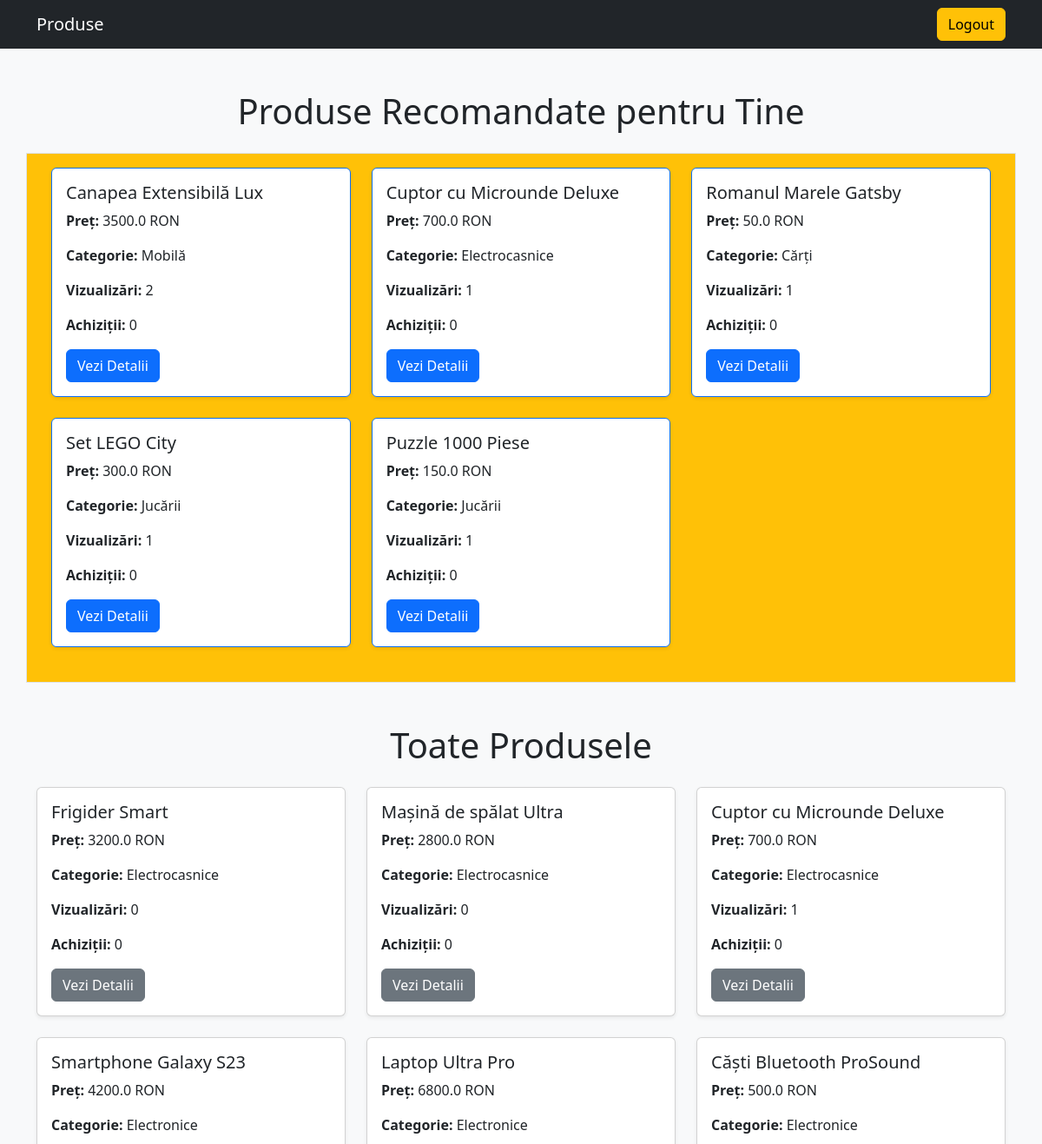
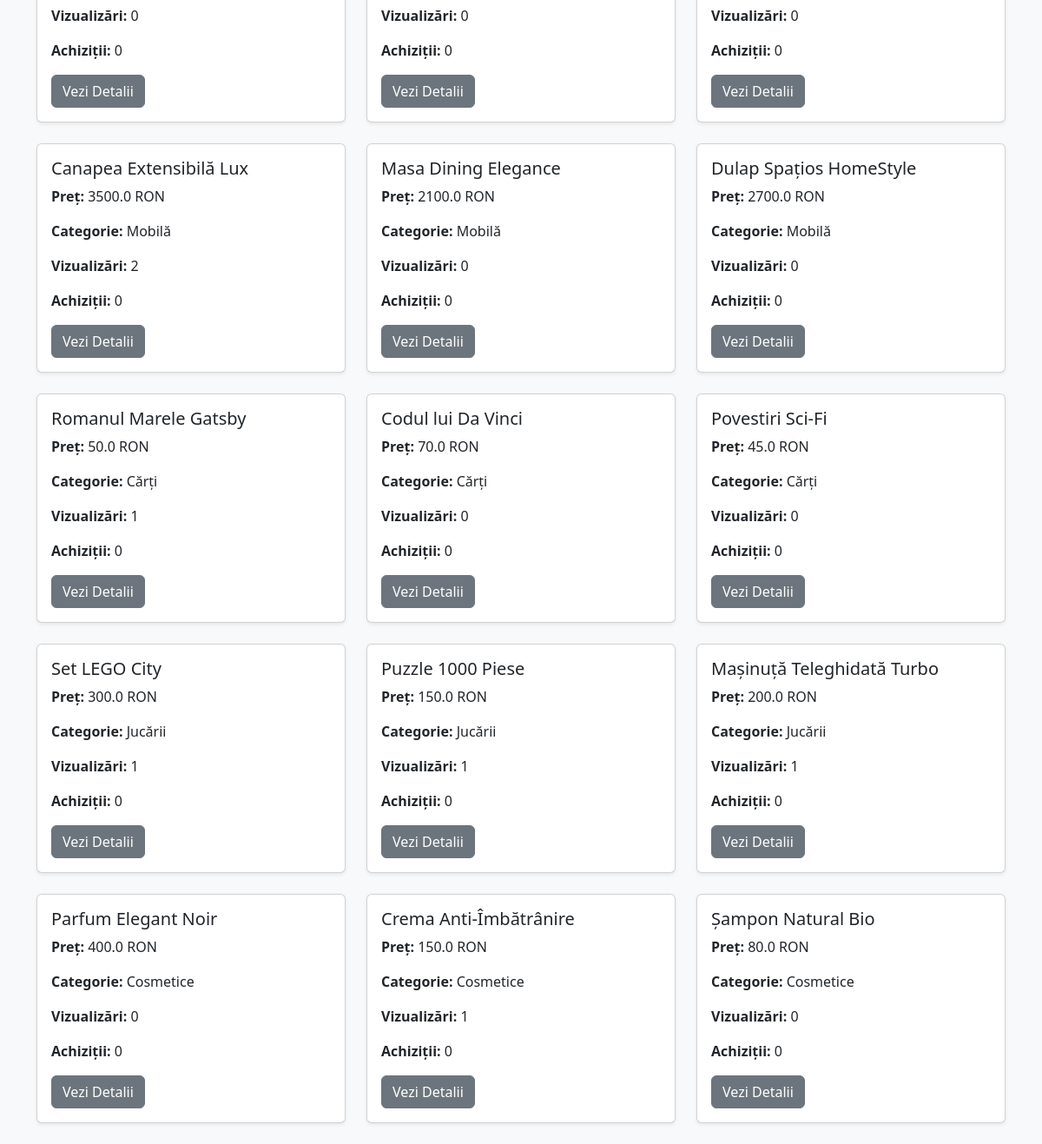
Page / (signed in) on the earlier database version (2 pictures, top to bottom).
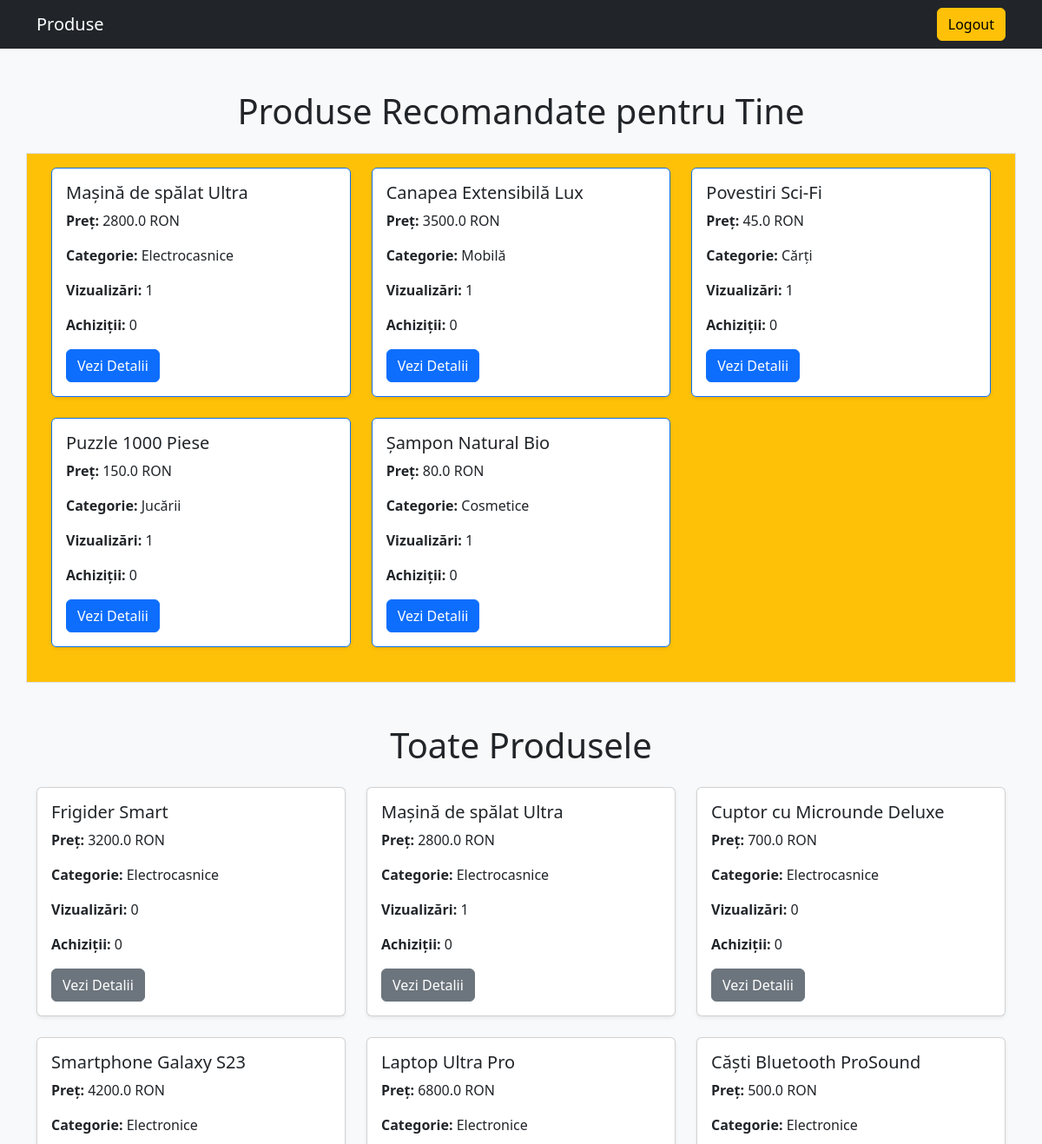
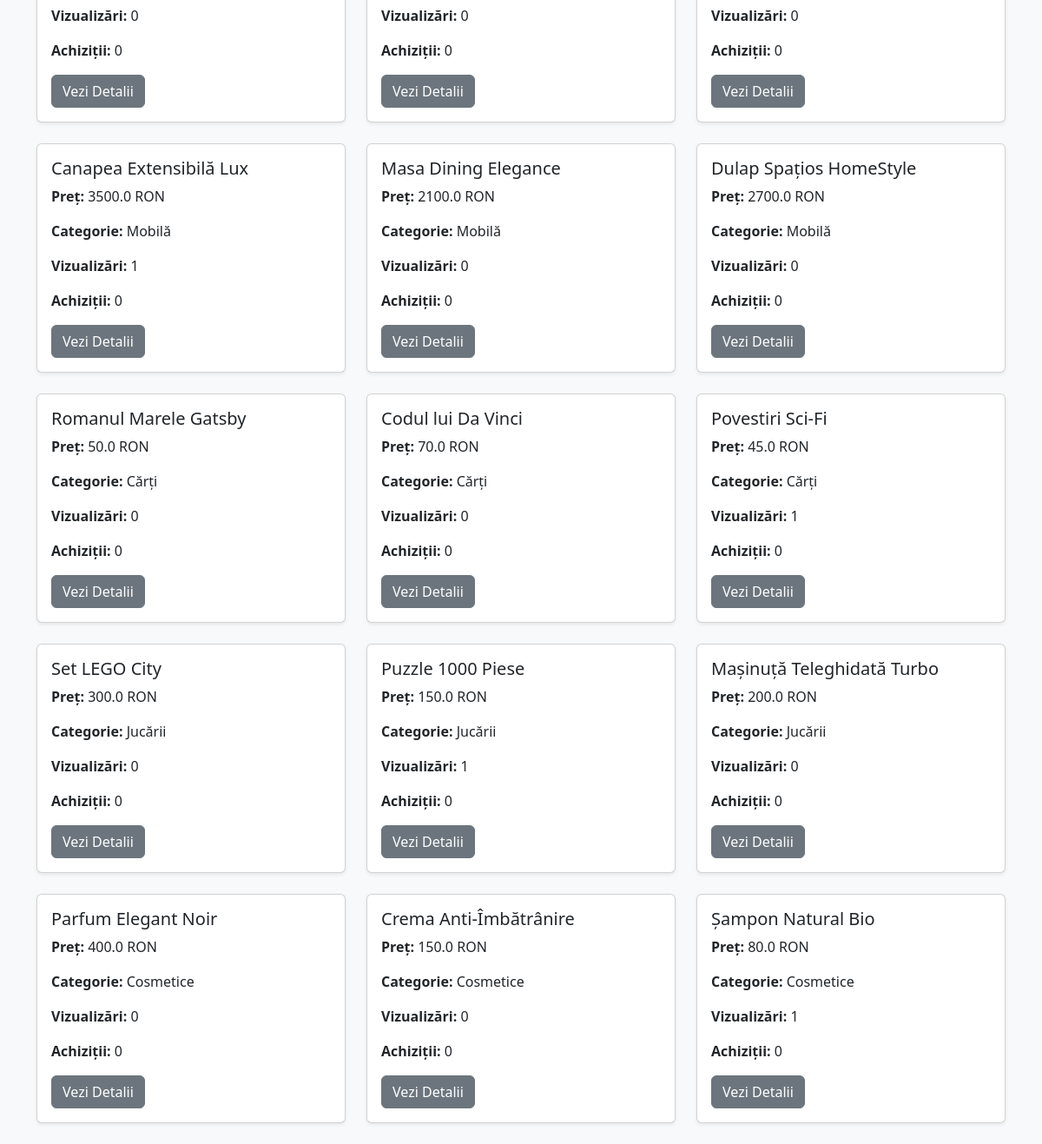
Same page on the later database version (2 pictures, top to bottom).
### models.py (models this page shows, shortened)
class Product(db.Model):
    id = db.Column(db.Integer, primary_key=True)
    name = db.Column(db.String(100))
    category = db.Column(db.String(50))
    price = db.Column(db.Float)
    description = db.Column(db.Text)
    views = db.Column(db.Integer, default=0)
    purchases = db.Column(db.Integer, default=0)

### app.py (the view)
@app.route("/")
@login_required
def home():
    produse = Product.query.all()
    produse_recomandate = get_recommended_products(session.get('user_id'))
    return render_template("index.html",
                           produse=produse,
                           produse_recomandate=produse_recomandate,
                           user_role=session.get('role'))

### app.py (called while the page is built)
def get_recommended_products(user_id):
    viewed = UserInteraction.query.filter_by(user_id=user_id).order_by(UserInteraction.id.desc()).limit(10).all()
    purchased = PurchaseHistory.query.filter_by(user_id=user_id).limit(5).all()
    viewed_categories = [Product.query.get(i.product_id).category for i in viewed]
    purchased_categories = [Product.query.get(i.product_id).category for i in purchased]
    all_categories = list(set(viewed_categories + purchased_categories))
    produse_recomandate = (
        Product.query.filter(Product.category.in_(all_categories))
        .order_by(Product.views.desc(), Product.purchases.desc())
        .limit(5)
        .all()
    )
    return produse_recomandate

def login_required(f):
    @wraps(f)
    def decorated_function(*args, **kwargs):
        if "user_id" not in session:
            flash("Trebuie să fii autentificat pentru a accesa această pagină.")
            return redirect(url_for("login"))
        return f(*args, **kwargs)
    return decorated_function

### templates/index.html (shortened to what this page needs)
<!DOCTYPE html>
<html lang="ro">
<head>
    <link rel="stylesheet" href="https://cdn.jsdelivr.net/npm/bootstrap@5.3.0/dist/css/bootstrap.min.css">
</head>
<body class="bg-light">
<nav class="navbar navbar-expand-lg navbar-dark bg-dark">
    <div class="container">
        <a class="navbar-brand" href="/">Produse</a>
        <div class="ml-auto">
            {% if user_role %}
                <a href="{{ url_for('logout') }}" class="btn btn-warning">Logout</a>
            {% else %}
                <a href="{{ url_for('login') }}" class="btn btn-primary">Login</a>
                <a href="{{ url_for('register') }}" class="btn btn-success">Register</a>
            {% endif %}
        </div>
    </div>
</nav>
<div class="container mt-5">
    <h1 class="text-center mb-4">Produse Recomandate pentru Tine</h1>
    {% if produse_recomandate %}
    <div class="row mb-5 border p-3 bg-warning">
        {% for produs in produse_recomandate %}
        <div class="col-md-4 mb-4">
            <div class="card border-primary shadow-sm">
                <div class="card-body">
                    <h5 class="card-title">{{ produs.name }}</h5>
                    <p class="card-text"><strong>Preț:</strong> {{ produs.price }} RON</p>
                    <p class="card-text"><strong>Categorie:</strong> {{ produs.category }}</p>
                    <p class="card-text"><strong>Vizualizări:</strong> {{ produs.views }}</p>
                    <p class="card-text"><strong>Achiziții:</strong> {{ produs.purchases }}</p>
                    <a href="{{ url_for('view_product', product_id=produs.id) }}" class="btn btn-primary">Vezi Detalii</a>
                </div>
            </div>
        </div>
        {% endfor %}
    </div>
    {% else %}
    <p class="text-center">Nu există produse recomandate încă. Vizualizează produse pentru recomandări personalizate.</p>
    {% endif %}
</div>
<div class="container mt-5">
    <h1 class="text-center mb-4">Toate Produsele</h1>
    <div class="row">
        {% for produs in produse %}
        <div class="col-md-4 mb-4">
            <div class="card shadow-sm">
                <div class="card-body">
                    <h5 class="card-title">{{ produs.name }}</h5>
                    <p class="card-text"><strong>Preț:</strong> {{ produs.price }} RON</p>
                    <p class="card-text"><strong>Categorie:</strong> {{ produs.category }}</p>
                    <p class="card-text"><strong>Vizualizări:</strong> {{ produs.views }}</p>
                    <p class="card-text"><strong>Achiziții:</strong> {{ produs.purchases }}</p>
                    <a href="{{ url_for('view_product', product_id=produs.id) }}" class="btn btn-secondary">Vezi Detalii</a>
                </div>
            </div>
        </div>
        {% endfor %}
    </div>
</div>
</body>
</html>

Differences in the rows shown:
no longer on one of the page's lists (row edited): Product: name "Cuptor cu Microunde Deluxe", price "700.0", category "Electrocasnice", views "1", purchases "0"
no longer on one of the page's lists (row edited): Product: name "Romanul Marele Gatsby", price "50.0", category "Cărți", views "1", purchases "0"
no longer on one of the page's lists (row edited): Product: name "Set LEGO City", price "300.0", category "Jucării", views "1", purchases "0"
now on one of the page's lists (row edited): Product: name "Mașină de spălat Ultra", price "2800.0", category "Electrocasnice", views "1", purchases "0"
changed Product "Mașină de spălat Ultra": views "0" → "1"
changed Product "Canapea Extensibilă Lux": views "2" → "1"
now on one of the page's lists (row edited): Product: name "Povestiri Sci-Fi", price "45.0", category "Cărți", views "1", purchases "0"
changed Product "Povestiri Sci-Fi": views "0" → "1"
now on one of the page's lists (row edited): Product: name "Șampon Natural Bio", price "80.0", category "Cosmetice", views "1", purchases "0"
changed Product "Șampon Natural Bio": views "0" → "1"
changed Product "Cuptor cu Microunde Deluxe": views "1" → "0"
changed Product "Romanul Marele Gatsby": views "1" → "0"
changed Product "Set LEGO City": views "1" → "0"
changed Product "Mașinuță Teleghidată Turbo": views "1" → "0"
changed Product "Crema Anti-Îmbătrânire": views "1" → "0"
